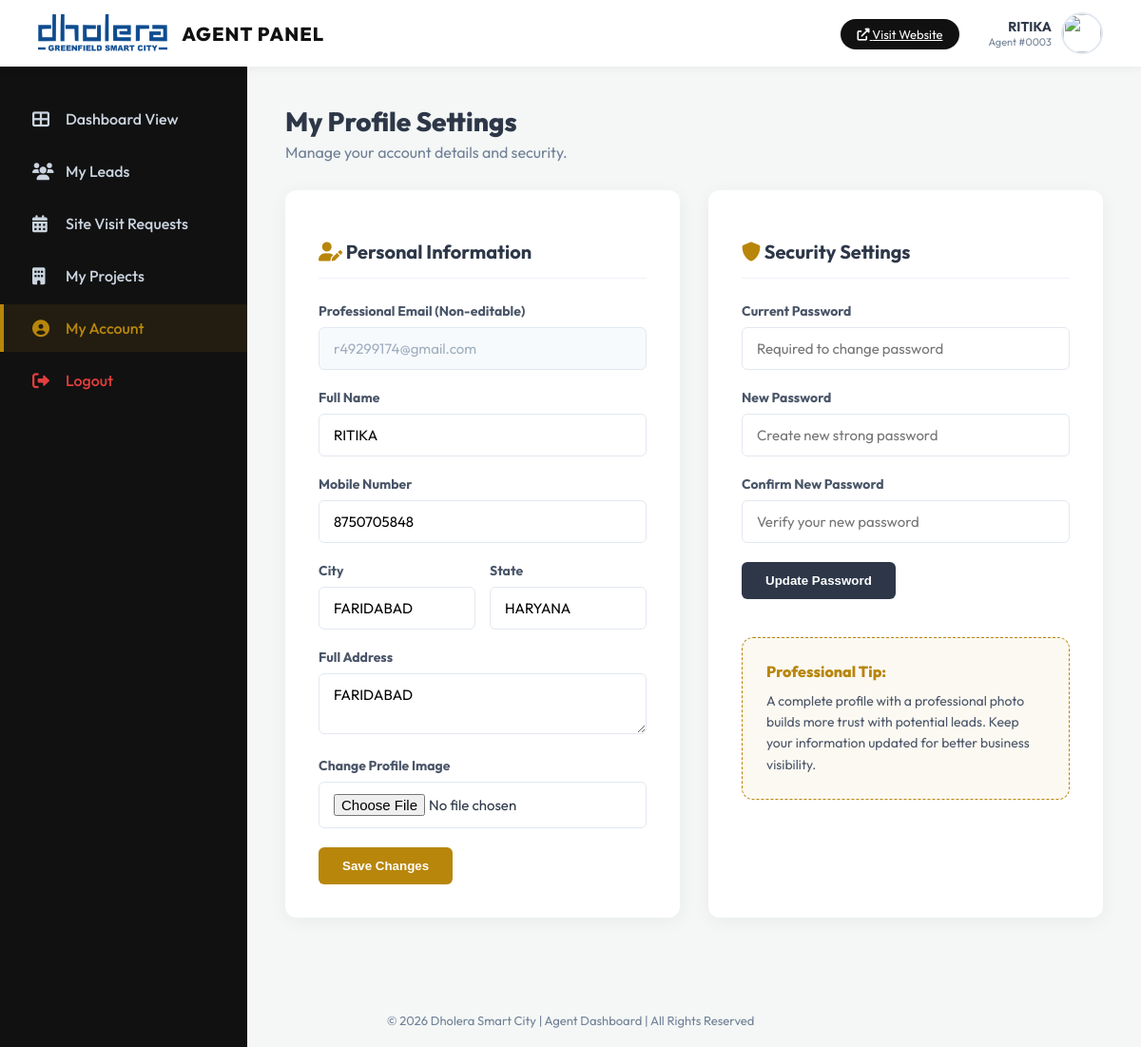
Page /agent/profile.php (signed in) on the committed database.
### tables this page shows
CREATE TABLE `agents` (
  `id` int(11) NOT NULL AUTO_INCREMENT,
  `full_name` varchar(255) NOT NULL,
  `email` varchar(100) NOT NULL,
  `mobile` varchar(20) NOT NULL,
  `profile_image` varchar(255) DEFAULT NULL,
  `country` varchar(100) DEFAULT 'India',
  `state` varchar(100) DEFAULT NULL,
  `city` varchar(100) DEFAULT NULL,
  `pincode` varchar(10) DEFAULT NULL,
  `full_address` text DEFAULT NULL,
  `password` varchar(255) NOT NULL,
  `package_id` int(11) DEFAULT NULL,
  `package_expiry` datetime DEFAULT NULL,
  `status` enum('active','inactive') DEFAULT 'active',
  `registration_status` enum('pending','active') DEFAULT 'pending',
  `created_at` timestamp NULL DEFAULT current_timestamp(),
  `updated_at` timestamp NULL DEFAULT current_timestamp() ON UPDATE current_timestamp(),
  PRIMARY KEY (`id`),
  UNIQUE KEY `email` (`email`),
  UNIQUE KEY `mobile` (`mobile`),
  KEY `fk_agent_package` (`package_id`),
  CONSTRAINT `fk_agent_package` FOREIGN KEY (`package_id`) REFERENCES `agent_packages` (`id`) ON DELETE SET NULL
);

### agent/profile.php (the view, shortened to what this page needs)
<?php
include 'includes/header.php';
?>
<div class="main-content">
    <div class="dashboard-welcome" style="margin-bottom: 30px;">
        <h1>My Profile Settings</h1>
        <p style="color: #718096; margin-top: 5px;">Manage your account details and security.</p>
    </div>
    <div class="profile-grid">
        <div class="profile-card">
            <h2><i class="fas fa-user-edit" style="color: var(--primary-gold);"></i> Personal Information</h2>
            <form action="" method="POST" enctype="multipart/form-data">
                <div class="form-group">
                    <label>Professional Email (Non-editable)</label>
                    <input type="text" class="form-control" value="<?php echo htmlspecialchars($current_agent['email']); ?>" disabled>
                </div>
                <div class="form-group">
                    <label>Full Name</label>
                    <input type="text" name="full_name" class="form-control" value="<?php echo htmlspecialchars($current_agent['full_name']); ?>" required>
                </div>
                <div class="form-group">
                    <label>Mobile Number</label>
                    <input type="tel" name="mobile" class="form-control" value="<?php echo htmlspecialchars($current_agent['mobile']); ?>" required>
                </div>
                <div style="display: grid; grid-template-columns: 1fr 1fr; gap: 15px;">
                    <div class="form-group">
                        <label>City</label>
                        <input type="text" name="city" class="form-control" value="<?php echo htmlspecialchars($current_agent['city']); ?>">
                    </div>
                    <div class="form-group">
                        <label>State</label>
                        <input type="text" name="state" class="form-control" value="<?php echo htmlspecialchars($current_agent['state']); ?>">
                    </div>
                </div>
                <div class="form-group">
                    <label>Full Address</label>
                    <textarea name="full_address" class="form-control" rows="2"><?php echo htmlspecialchars($current_agent['full_address']); ?></textarea>
                </div>
                <div class="form-group">
                    <label>Change Profile Image</label>
                    <input type="file" name="profile_image" class="form-control" accept="image/*">
                </div>
                <button type="submit" name="update_profile" class="btn-gold">Save Changes</button>
            </form>
        </div>
        <div class="profile-card">
            <h2><i class="fas fa-shield-alt" style="color: var(--primary-gold);"></i> Security Settings</h2>
            <form action="" method="POST">
                <div class="form-group">
                    <label>Current Password</label>
                    <input type="password" name="current_pass" class="form-control" placeholder="Required to change password" required>
                </div>
                <div class="form-group">
                    <label>New Password</label>
                    <input type="password" name="new_pass" class="form-control" placeholder="Create new strong password" required>
                </div>
                <div class="form-group">
                    <label>Confirm New Password</label>
                    <input type="password" name="confirm_pass" class="form-control" placeholder="Verify your new password" required>
                </div>
                <button type="submit" name="change_password" class="btn-gold" style="background: #2d3748;">Update Password</button>
            </form>
            <div style="margin-top: 40px; padding: 25px; border-radius: 12px; background: rgba(184, 134, 11, 0.05); border: 1px dashed var(--primary-gold);">
                <h4 style="margin: 0 0 10px 0; font-weight: 800; color: var(--primary-gold);">Professional Tip:</h4>
                <p style="margin: 0; font-size: 14px; color: #4a5568; line-height: 1.6;">A complete profile with a professional photo builds more trust with potential leads. Keep your information updated for better business visibility.</p>
            </div>
        </div>
    </div>
</div>
<?php include 'includes/footer.php'; ?>

### agent/includes/header.php (shortened to what this page needs)
<?php
require_once '../database/db_config.php';
try {
    $agent_id = $_SESSION['agent_id'];
    $stmt = $conn->prepare("SELECT * FROM agents WHERE id = ?");
    $stmt->execute([$agent_id]);
    $current_agent = $stmt->fetch();
} catch (PDOException $e) {
    error_log("Header Error: " . $e->getMessage());
}
?>
<!DOCTYPE html>
<html lang="en">
<head>
    <link rel="stylesheet" href="https://cdnjs.cloudflare.com/ajax/libs/font-awesome/6.0.0/css/all.min.css">
</head>
<body>
<header class="agent-header">
    <div class="logo-area">
        <img src="<?php echo BASE_URL; ?>assets/logo.webp" alt="Dholera Logo">
        <span class="logo-text">AGENT PANEL</span>
    </div>
    <ul class="nav-links">
        <li>
            <a href="<?php echo BASE_URL; ?>index.php" class="view-site" target="_blank">
                <i class="fas fa-external-link-alt"></i> Visit Website
            </a>
        </li>
        <li style="display:flex; align-items:center; gap:10px;">
            <div style="text-align: right;">
                <div style="font-weight:700; font-size:14px;"><?php echo htmlspecialchars($current_agent['full_name']); ?></div>
                <div style="font-size:11px; color:#718096;">Agent #<?php echo str_pad($current_agent['id'], 4, '0', STR_PAD_LEFT); ?></div>
            </div>
            <img src="<?php echo $current_agent['profile_image'] ? BASE_URL.$current_agent['profile_image'] : BASE_URL.'assets/images/placeholder-user.png'; ?>" style="width:40px; height:40px; border-radius:50%; object-fit:cover; border:2px solid #e2e8f0;">
        </li>
    </ul>
</header>
<aside class="agent-sidebar">
    <ul class="sidebar-menu">
        <li class="sidebar-item <?php echo basename($_SERVER['PHP_SELF']) == 'index.php' ? 'active' : ''; ?>">
            <a href="index.php"><i class="fas fa-th-large"></i> Dashboard View</a>
        </li>
        <li class="sidebar-item <?php echo basename($_SERVER['PHP_SELF']) == 'leads.php' ? 'active' : ''; ?>">
            <a href="leads.php"><i class="fas fa-users"></i> My Leads</a>
        </li>
        <li class="sidebar-item <?php echo basename($_SERVER['PHP_SELF']) == 'site-visits.php' ? 'active' : ''; ?>">
            <a href="site-visits.php"><i class="fas fa-calendar-alt"></i> Site Visit Requests</a>
        </li>
        <li class="sidebar-item <?php echo basename($_SERVER['PHP_SELF']) == 'my-projects.php' ? 'active' : ''; ?>">
            <a href="my-projects.php"><i class="fas fa-building"></i> My Projects</a>
        </li>
        <li class="sidebar-item <?php echo basename($_SERVER['PHP_SELF']) == 'profile.php' ? 'active' : ''; ?>">
            <a href="profile.php"><i class="fas fa-user-circle"></i> My Account</a>
        </li>
        <li class="sidebar-item">
            <a href="logout.php" style="color: #e53e3e;"><i class="fas fa-sign-out-alt"></i> Logout</a>
        </li>
    </ul>
</aside>

### agent/includes/header.php (style rules this page uses)
:root { --primary-gold: #b8860b; --dark-bg: #111; --sidebar-width: 260px; --header-height: 70px; --transition: all 0.3s ease; }
body { margin: 0; padding: 0; font-family: 'Outfit', sans-serif; background-color: #f4f7f6; color: #2d3748; }
.agent-header { position: fixed; top: 0; right: 0; left: 0; height: var(--header-height); background: #fff; display: flex; align-items: center; justify-content: space-between; padding: 0 40px; box-shadow: 0 2px 10px rgba(0,0,0,0.05); z-index: 1000; }
.logo-area { display: flex; align-items: center; gap: 15px; }
.logo-area img { height: 40px; }
.logo-text { font-weight: 800; font-size: 20px; letter-spacing: 1px; color: var(--dark-bg); }
.nav-links { display: flex; gap: 30px; list-style: none; margin: 0; padding: 0; align-items: center; }
.view-site { background: var(--dark-bg); color: #fff; padding: 8px 18px; border-radius: 50px; font-size: 13px; }
.agent-sidebar { position: fixed; top: var(--header-height); left: 0; bottom: 0; width: var(--sidebar-width); background: var(--dark-bg); color: #fff; padding: 30px 0; z-index: 999; }
.sidebar-menu { list-style: none; padding: 0; margin: 0; }
.sidebar-item { margin-bottom: 5px; }
.sidebar-item a { display: flex; align-items: center; gap: 15px; padding: 15px 30px; color: #cbd5e0; text-decoration: none; font-weight: 500; transition: var(--transition); border-left: 4px solid transparent; }
.sidebar-item a:hover, .sidebar-item.active a { background-color: rgba(184, 134, 11, 0.1); color: var(--primary-gold); border-left: 4px solid var(--primary-gold); }
.sidebar-item i { width: 20px; font-size: 18px; }
.main-content { margin-left: var(--sidebar-width); margin-top: var(--header-height); padding: 40px; min-height: calc(100vh - var(--header-height)); }
.dashboard-welcome h1 { font-size: 28px; font-weight: 800; margin: 0; }
.btn-gold { background: var(--primary-gold); color: #fff; border: none; padding: 12px 25px; border-radius: 6px; font-weight: 700; cursor: pointer; text-decoration: none; transition: var(--transition); }

### agent/profile.php (style rules this page uses)
.profile-grid { display: grid; grid-template-columns: 1fr 1fr; gap: 30px; }
.profile-card { background: #fff; padding: 35px; border-radius: 12px; box-shadow: 0 4px 20px rgba(0,0,0,0.05); }
.profile-card h2 { font-size: 20px; font-weight: 700; margin-bottom: 25px; padding-bottom: 15px; border-bottom: 1px solid #edf2f7; }
.form-group { margin-bottom: 20px; }
.form-group label { display: block; font-size: 14px; font-weight: 700; color: #4a5568; margin-bottom: 8px; }
.form-control { width: 100%; padding: 12px 15px; border: 1px solid #e2e8f0; border-radius: 6px; font-family: 'Outfit', sans-serif; font-size: 15px; box-sizing: border-box; }
.form-control[disabled] { background: #f7fafc; color: #a0aec0; cursor: not-allowed; }

### rows in the picture
agents: full_name "RITIKA", id "0003", email "r49299174@gmail.com", mobile "8750705848", city "FARIDABAD", state "HARYANA", full_address "FARIDABAD"
